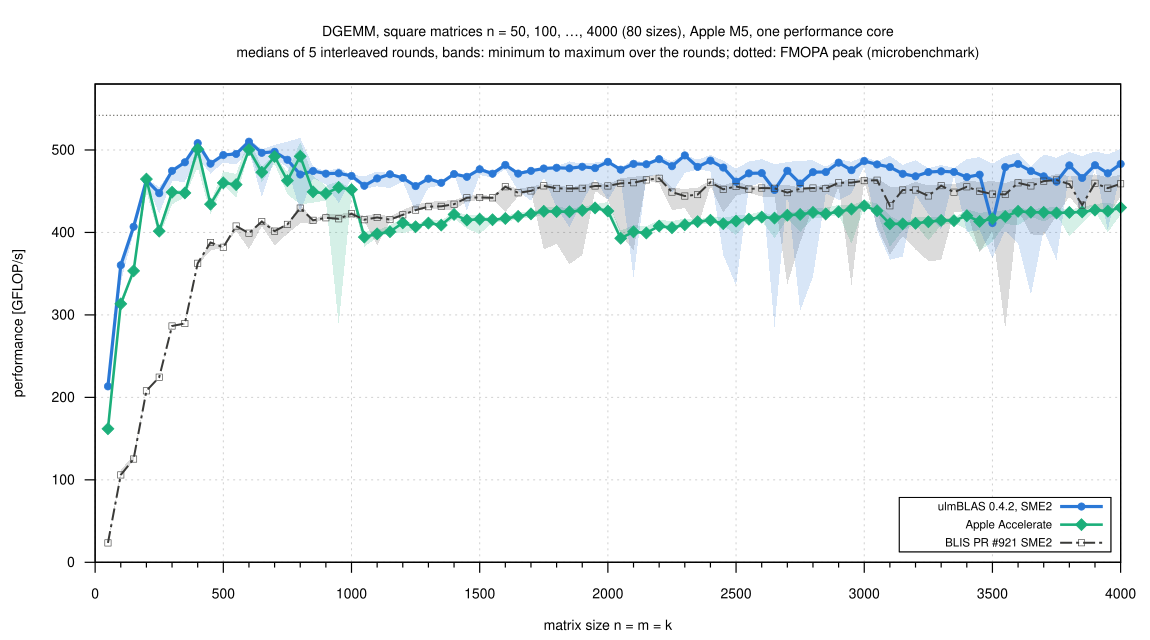

This figure's gnuplot source:
load "_style.gp"
set terminal svg size 1150,640 dynamic enhanced font "Helvetica,14" background rgb "white"
set output "sweep.svg"
set title "DGEMM, square matrices n = 50, 100, …, 4000 (80 sizes), Apple M5, one performance core\nmedians of 5 interleaved rounds, bands: minimum to maximum over the rounds; dotted: FMOPA peak (microbenchmark)" font ",14"
set xlabel "matrix size n = m = k"
set ylabel "performance [GFLOP/s]"
set xrange [0:4000]
set xtics 0, 500, 4000
set mxtics 5
set yrange [0:580]
set style fill transparent solid 0.18 noborder
set key inside right bottom vertical font ",11.5" spacing 1.05 box opaque
plot SMEPEAK with lines ls 9 notitle, \
     SW."squares.csv" using "n":"accelerate_min":"accelerate_max" with filledcurves lc rgb "#1baf7a" notitle, \
     ""               using "n":"blis_sme_min":"blis_sme_max"     with filledcurves lc rgb "#3a3a38" notitle, \
     ""               using "n":"ulmblas_min":"ulmblas_max"       with filledcurves lc rgb "#2a78d6" notitle, \
     ""               using "n":"ulmblas"    with linespoints ls 5 title L5, \
     ""               using "n":"accelerate" with linespoints ls 6 title L6, \
     ""               using "n":"blis_sme"   with linespoints ls 7 title L7
